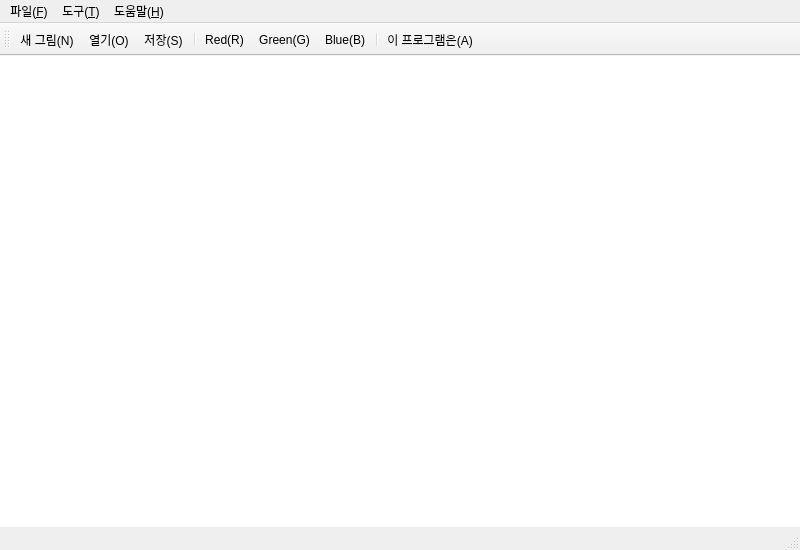
<?xml version="1.0" encoding="UTF-8"?>
<ui version="4.0">
 <class>MainWindow</class>
 <widget class="QMainWindow" name="MainWindow">
  <property name="geometry">
   <rect>
    <x>0</x>
    <y>0</y>
    <width>800</width>
    <height>550</height>
   </rect>
  </property>
  <property name="maximumSize">
   <size>
    <width>800</width>
    <height>550</height>
   </size>
  </property>
  <property name="windowTitle">
   <string>MainWindow</string>
  </property>
  <widget class="QWidget" name="centralwidget">
   <widget class="QLabel" name="lblCanvas">
    <property name="geometry">
     <rect>
      <x>0</x>
      <y>0</y>
      <width>801</width>
      <height>471</height>
     </rect>
    </property>
    <property name="sizePolicy">
     <sizepolicy hsizetype="Fixed" vsizetype="Fixed">
      <horstretch>0</horstretch>
      <verstretch>0</verstretch>
     </sizepolicy>
    </property>
    <property name="styleSheet">
     <string notr="true">background-color: white;</string>
    </property>
    <property name="text">
     <string/>
    </property>
   </widget>
  </widget>
  <widget class="QMenuBar" name="menubar">
   <property name="geometry">
    <rect>
     <x>0</x>
     <y>0</y>
     <width>800</width>
     <height>21</height>
    </rect>
   </property>
   <widget class="QMenu" name="menu_File">
    <property name="title">
     <string>파일(&amp;F)</string>
    </property>
    <addaction name="action_New"/>
    <addaction name="action_Open"/>
    <addaction name="action_Save"/>
    <addaction name="separator"/>
    <addaction name="action_Exit"/>
   </widget>
   <widget class="QMenu" name="menu_T">
    <property name="title">
     <string>도구(&amp;T)</string>
    </property>
    <widget class="QMenu" name="menu_P">
     <property name="title">
      <string>펜(&amp;P)</string>
     </property>
     <addaction name="action_PenRed"/>
     <addaction name="action_PenGreen"/>
     <addaction name="action_PenBlue"/>
    </widget>
    <widget class="QMenu" name="menu_T_2">
     <property name="title">
      <string>변환(&amp;T)</string>
     </property>
     <addaction name="action_Grayscale"/>
     <addaction name="action_Blur"/>
    </widget>
    <addaction name="menu_P"/>
    <addaction name="menu_T_2"/>
   </widget>
   <widget class="QMenu" name="menu_H">
    <property name="title">
     <string>도움말(&amp;H)</string>
    </property>
    <addaction name="action_About"/>
   </widget>
   <addaction name="menu_File"/>
   <addaction name="menu_T"/>
   <addaction name="menu_H"/>
  </widget>
  <widget class="QStatusBar" name="statusbar"/>
  <widget class="QToolBar" name="toolBar">
   <property name="windowTitle">
    <string>toolBar</string>
   </property>
   <attribute name="toolBarArea">
    <enum>TopToolBarArea</enum>
   </attribute>
   <attribute name="toolBarBreak">
    <bool>false</bool>
   </attribute>
   <addaction name="action_New"/>
   <addaction name="action_Open"/>
   <addaction name="action_Save"/>
   <addaction name="separator"/>
   <addaction name="action_PenRed"/>
   <addaction name="action_PenGreen"/>
   <addaction name="action_PenBlue"/>
   <addaction name="separator"/>
   <addaction name="action_About"/>
  </widget>
  <action name="action_New">
   <property name="icon">
    <iconset resource="resources.qrc">
     <normaloff>:/icon/imgs/new.png</normaloff>:/icon/imgs/new.png</iconset>
   </property>
   <property name="text">
    <string>새 그림(&amp;N)</string>
   </property>
  </action>
  <action name="action_Open">
   <property name="icon">
    <iconset resource="resources.qrc">
     <normaloff>:/icon/imgs/open.png</normaloff>:/icon/imgs/open.png</iconset>
   </property>
   <property name="text">
    <string>열기(&amp;O)</string>
   </property>
  </action>
  <action name="action_Save">
   <property name="icon">
    <iconset resource="resources.qrc">
     <normaloff>:/icon/imgs/save.png</normaloff>:/icon/imgs/save.png</iconset>
   </property>
   <property name="text">
    <string>저장(&amp;S)</string>
   </property>
  </action>
  <action name="action_Exit">
   <property name="icon">
    <iconset resource="resources.qrc">
     <normaloff>:/icon/imgs/exit.png</normaloff>:/icon/imgs/exit.png</iconset>
   </property>
   <property name="text">
    <string>종료(&amp;X)</string>
   </property>
  </action>
  <action name="action_PenRed">
   <property name="icon">
    <iconset resource="resources.qrc">
     <normaloff>:/icon/imgs/red.png</normaloff>:/icon/imgs/red.png</iconset>
   </property>
   <property name="text">
    <string>Red(&amp;R)</string>
   </property>
  </action>
  <action name="action_PenGreen">
   <property name="icon">
    <iconset resource="resources.qrc">
     <normaloff>:/icon/imgs/green.png</normaloff>:/icon/imgs/green.png</iconset>
   </property>
   <property name="text">
    <string>Green(&amp;G)</string>
   </property>
  </action>
  <action name="action_PenBlue">
   <property name="icon">
    <iconset resource="resources.qrc">
     <normaloff>:/icon/imgs/blue.png</normaloff>:/icon/imgs/blue.png</iconset>
   </property>
   <property name="text">
    <string>Blue(&amp;B)</string>
   </property>
  </action>
  <action name="action_About">
   <property name="icon">
    <iconset resource="resources.qrc">
     <normaloff>:/icon/imgs/about.png</normaloff>:/icon/imgs/about.png</iconset>
   </property>
   <property name="text">
    <string>이 프로그램은...(&amp;A)</string>
   </property>
  </action>
  <action name="action_Grayscale">
   <property name="text">
    <string>그레이스케일(&amp;G)</string>
   </property>
  </action>
  <action name="action_Blur">
   <property name="text">
    <string>블러(&amp;B)</string>
   </property>
  </action>
 </widget>
 <resources>
  <include location="resources.qrc"/>
 </resources>
 <connections/>
</ui>
